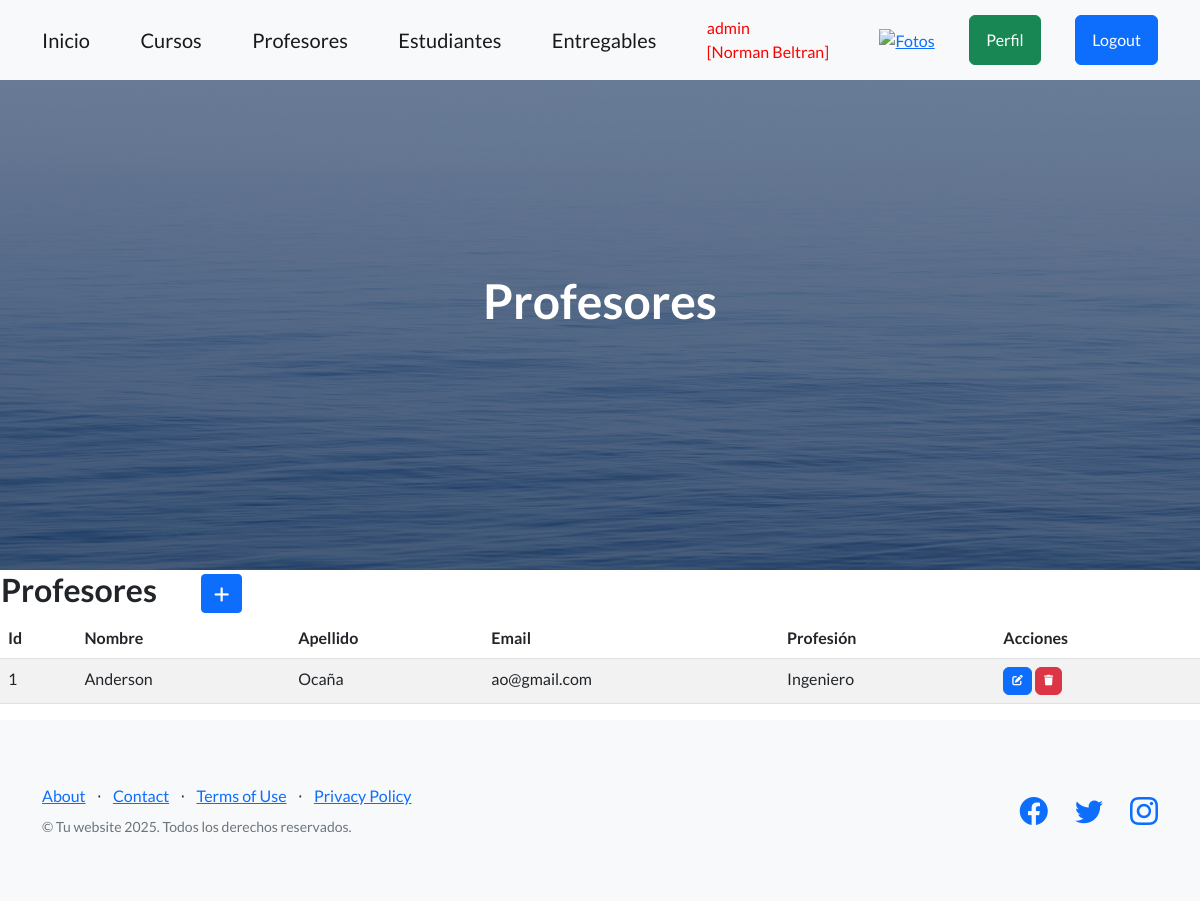
The app's page /profesores/ (signed in), older data.
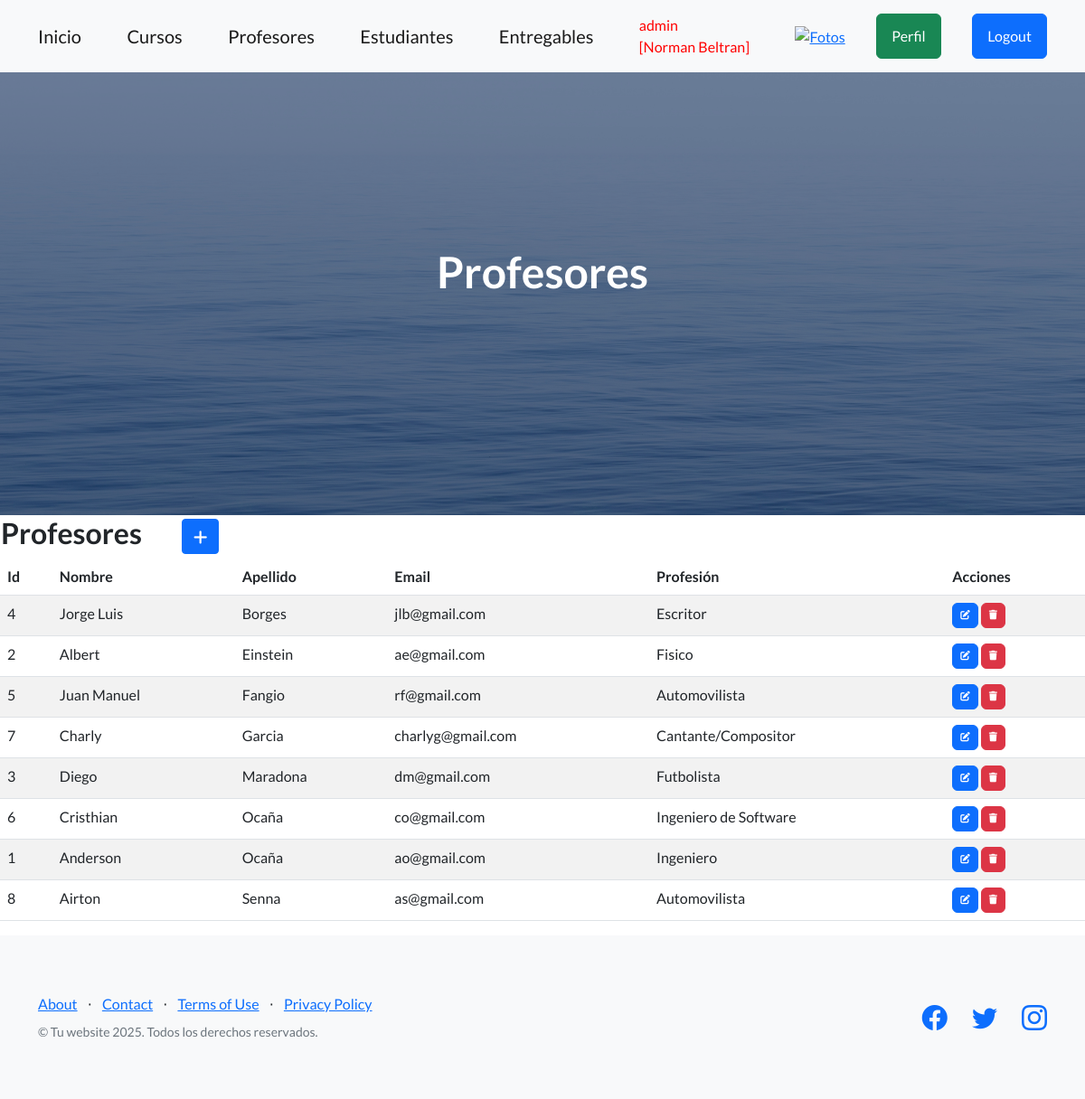
The same page, newer data.
### entidades/models.py (models this page shows, shortened)
class Profesor(models.Model):
    nombre = models.CharField(max_length=60)
    apellido = models.CharField(max_length=60)
    email = models.EmailField()
    profesion = models.CharField(max_length=50)
    class Meta:
        verbose_name = "Profesor"
        verbose_name_plural = "Profesores"
        ordering = ["apellido", "-nombre"]

### entidades/views.py (the view)
# urls.py: path("profesores/", profesores, name="profesores"),
@login_required
def profesores(request):
    contexto = {"profesores": Profesor.objects.all()}
    return render(request, "entidades/profesores.html", contexto)

### entidades/templates/entidades/profesores.html (shortened to what this page needs)
{% extends 'entidades/index.html' %}
{% block titulo %}
    <h1 class="mb-5">Profesores</h1>
{% endblock titulo %}
{% block contenido %}
<table>
    <tr>
        <td width="200"><h2>Profesores</h2></td>
        <td>
            <a
            href="{% url 'profesorForm' %}"
            class="btn btn-primary btn-sm"
            >
            </a>
        </td>
    </tr>
</table>
<table class="table table-striped">
    <thead>
        <tr>
            <th>Id</th>
            <th>Nombre</th>
            <th>Apellido</th>
            <th>Email</th>
            <th>Profesión</th>
            <th>Acciones</th>
        </tr>
    </thead>
    <tbody>
    {% for p in profesores  %}
        <tr>
            <td>{{ p.id }}</td>
            <td>{{ p.nombre }}</td>
            <td>{{ p.apellido }}</td>
            <td>{{ p.email }}</td>
            <td>{{ p.profesion }}</td>
            <td>
                <a
                  href='{% url 'profesorUpdate' p.id %}'
                  class="btn btn-primary"
                  style="--bs-btn-padding-y: .25rem; --bs-btn-padding-x: .5rem; --bs-btn-font-size: .75rem;"
                  >
                </a>
                <a
                  href='{% url 'profesorDelete' p.id %}'
                  class="btn btn-danger"
                  style="--bs-btn-padding-y: .25rem; --bs-btn-padding-x: .5rem; --bs-btn-font-size: .75rem;"
                  >
                </a>
            </td>
        </tr>
    {% endfor %}
    </tbody>
</table>
{% endblock contenido %}

### entidades/templates/entidades/index.html (shortened to what this page needs)
<!DOCTYPE html>
<html lang="en">
    <head>
        {% load static %}
        <link href="https://cdn.jsdelivr.net/npm/bootstrap-icons@1.5.0/font/bootstrap-icons.css" rel="stylesheet" type="text/css" />
        <link href="{% static 'css/styles.css' %}" rel="stylesheet" />
        <link rel="stylesheet" href="https://cdnjs.cloudflare.com/ajax/libs/font-awesome/6.4.0/css/all.min.css">
    </head>
    <body>
        <nav class="navbar navbar-light bg-light static-top">
            <div class="container">
                <a class="navbar-brand" href="{% url 'home' %}">Inicio</a>
                {% if user.is_authenticated %}
                    <a class="navbar-brand" href="{% url 'cursos' %}">Cursos</a>
                    <a class="navbar-brand" href="{% url 'profesores' %}">Profesores</a>
                    <a class="navbar-brand" href="{% url 'estudiantes' %}">Estudiantes</a>
                    <a class="navbar-brand" href="{% url 'entregables' %}">Entregables</a>
                    <span style="color:red"  class="navbar-text me-3">
                    {{ user.username }} <br> [{{ user.first_name }} {{ user.last_name }}]
                    </span>
                    <div class="text-center">
                        <a href="{% url 'avatar' %}"><img src="{{ user.profile.avatar.url }}" height="40px" weight="40px" alt="Fotos"></a>
                    </div>
                    <a class="btn btn-success" href="{% url 'perfil' %}">Perfil</a>
                    <form action="{% url 'logout' %}" method="post">
                        <button type="submit" class="btn btn-primary">Logout</button>
                    </form>
                {% else %}
                    <a class="btn btn-primary" href="{% url 'login' %}">Login</a>
                    <a class="btn btn-success" href="{% url 'register' %}">Registrarse</a>
                {% endif %}
            </div>
        </nav>
        <header class="masthead">
            <div class="container position-relative">
                <div class="row justify-content-center">
                    <div class="col-xl-6">
                        <div class="text-center text-white">
                            {% block titulo %}{% endblock titulo %}
                        </div>
                    </div>
                </div>
            </div>
        </header>
        {% block contenido %}
        {% endblock contenido %}
        <footer class="footer bg-light">
            <div class="container">
                <div class="row">
                    <div class="col-lg-6 h-100 text-center text-lg-start my-auto">
                        <ul class="list-inline mb-2">
                            <li class="list-inline-item"><a href="#!">About</a></li>
                            <li class="list-inline-item">⋅</li>
                            <li class="list-inline-item"><a href="#!">Contact</a></li>
                            <li class="list-inline-item">⋅</li>
                            <li class="list-inline-item"><a href="#!">Terms of Use</a></li>
                            <li class="list-inline-item">⋅</li>
                            <li class="list-inline-item"><a href="#!">Privacy Policy</a></li>
                        </ul>
                        <p class="text-muted small mb-4 mb-lg-0">&copy; Tu website 2025. Todos los derechos reservados.</p>
                    </div>
                    <div class="col-lg-6 h-100 text-center text-lg-end my-auto">
                        <ul class="list-inline mb-0">
                            <li class="list-inline-item me-4">
                                <a href="#!"><i class="bi-facebook fs-3"></i></a>
                            </li>
                            <li class="list-inline-item me-4">
                                <a href="#!"><i class="bi-twitter fs-3"></i></a>
                            </li>
                            <li class="list-inline-item">
                                <a href="#!"><i class="bi-instagram fs-3"></i></a>
                            </li>
                        </ul>
                    </div>
                </div>
            </div>
        </footer>
    </body>
</html>

Row changes from the older to the newer data that the page shows:
added Profesor: id "4", nombre "Jorge Luis", apellido "Borges", email "jlb@gmail.com", profesion "Escritor"
added Profesor: id "2", nombre "Albert", apellido "Einstein", email "ae@gmail.com", profesion "Fisico"
added Profesor: id "5", nombre "Juan Manuel", apellido "Fangio", email "rf@gmail.com", profesion "Automovilista"
added Profesor: id "7", nombre "Charly", apellido "Garcia", email "charlyg@gmail.com", profesion "Cantante/Compositor"
added Profesor: id "3", nombre "Diego", apellido "Maradona", email "dm@gmail.com", profesion "Futbolista"
added Profesor: id "6", nombre "Cristhian", apellido "Ocaña", email "co@gmail.com", profesion "Ingeniero de Software"
added Profesor: id "8", nombre "Airton", apellido "Senna", email "as@gmail.com", profesion "Automovilista"
